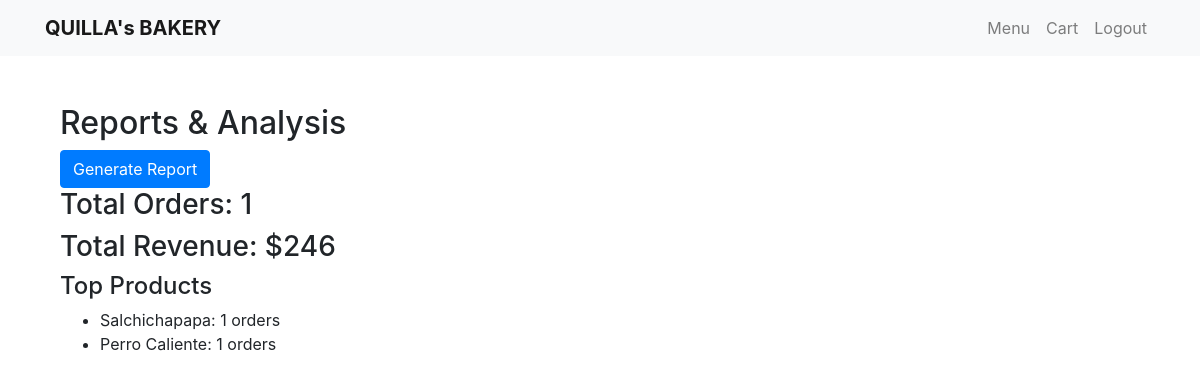
The app's page /reports/ (signed in) with its own data.
### bakery/models.py (models this page shows, shortened)
class Product(models.Model):
    code = models.CharField(max_length=100, unique=True)  # Asegúrate de que code no sea null
    name = models.CharField(max_length=100)
    description = models.TextField()
    price = models.DecimalField(max_digits=10, decimal_places=2)
    category = models.ForeignKey(Category, on_delete=models.CASCADE)

### bakery/views.py (the view)
# urls.py: path('reports/', views.reports, name='reports'),
@user_passes_test(is_admin)
def reports(request):
    form = ReportForm(request.GET or None)
    orders = Order.objects.all()
    order_items = OrderItem.objects.all()
    total_orders = orders.count()
    total_revenue = order_items.aggregate(total=Sum('price'))['total'] or 0
    top_products = order_items.values('product__name').annotate(count=Count('product')).order_by('-count')[:5]
    context = {
        'form': form,
        'total_orders': total_orders,
        'total_revenue': total_revenue,
        'top_products': top_products,
    }
    return render(request, 'bakery/reports.html', context)

### bakery/views.py (called while the page is built)
def is_admin(user):
    return user.is_staff

### bakery/templates/bakery/reports.html (shortened to what this page needs)
{% extends 'bakery/base.html' %}
{% block content %}
<div class="container mt-5">
    <h2>Reports & Analysis</h2>
    <form method="get">
        <button type="submit" class="btn btn-primary">Generate Report</button>
    </form>
    <h3>Total Orders: {{ total_orders }}</h3>
    <h3>Total Revenue: ${{ total_revenue }}</h3>
    <h4>Top Products</h4>
    <ul>
        {% for product in top_products %}
        <li>{{ product.product__name }}: {{ product.count }} orders</li>
        {% endfor %}
    </ul>
</div>
{% endblock %}

### bakery/templates/bakery/base.html (style rules this page uses)
body { padding-top: 56px; }

### records on screen
Product: product__name "Salchichapapa", count "1"
Product: product__name "Perro Caliente", count "1"

### other values on screen
{{ total_orders }} "1"
{{ total_revenue }} "246"
